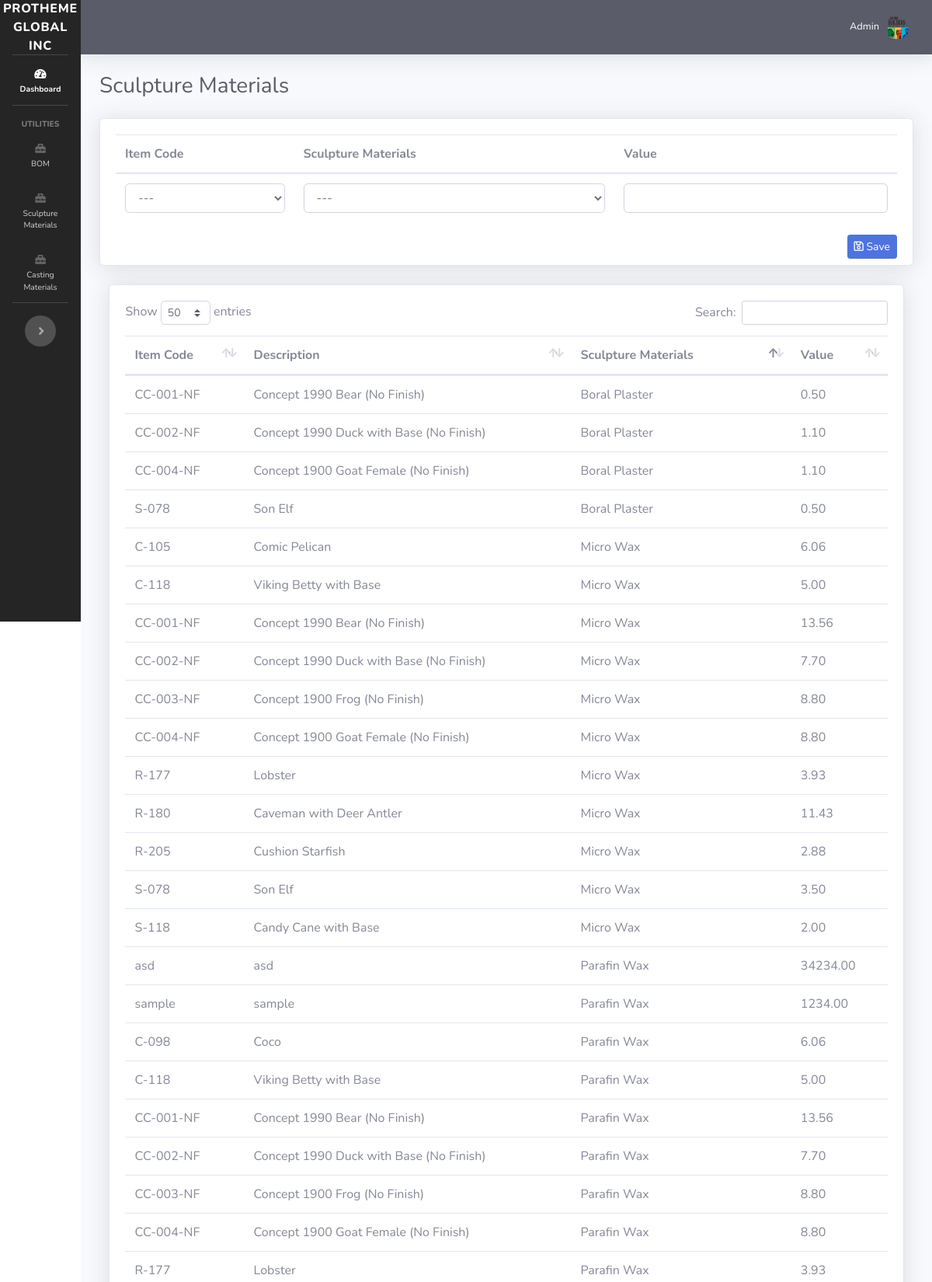
The app's page /sculpture-materials.php (upper part) with its own data.
### tables this page shows
CREATE TABLE `item_sculpture_material` (
  `id` int(11) NOT NULL,
  `item_id` int(11) NOT NULL,
  `sculpture_id` int(11) NOT NULL,
  `item_value` decimal(12,2) NOT NULL
);

CREATE TABLE `item` (
  `id` int(11) NOT NULL,
  `item_code` varchar(128) NOT NULL,
  `item_description` varchar(128) NOT NULL,
  `material` varchar(128) NOT NULL,
  `finish` varchar(128) NOT NULL
);

CREATE TABLE `sculpture_materials` (
  `id` int(11) NOT NULL,
  `description` varchar(128) NOT NULL
);

### sculpture-materials.php (the view, shortened to what this page needs)
<?php
require_once 'dbh.php';
include("sidebar.php");
$getItemSculptureMaterials = $mysqli->query('SELECT i.item_code, i.item_description, ism.item_value, sm.description
FROM item_sculpture_material ism
JOIN item i
ON i.id = ism.item_id
JOIN sculpture_materials sm
ON sm.id = ism.sculpture_id') or die ($mysqli->error);
?>
<div id="content-wrapper" class="d-flex flex-column">
    <div id="content">
        <?php
        include("topbar.php");
        ?>
        <div class="container-fluid">
            <div class="d-sm-flex align-items-center justify-content-between mb-4">
                <h1 class="h3 mb-0 text-gray-800">Sculpture Materials</h1>
            </div>
            <div class="row">
                <div class="col-lg-12 mb-4">
                    <div class="card shadow mb-4">
                        <form action="process_item.php" method="POST" class="mb-1">
                            <div class="card-body">
                                <table class="table">
                                    <thead>
                                    <tr>
                                        <th>Item Code</th>
                                        <th>Sculpture Materials</th>
                                        <th>Value</th>
                                    </tr>
                                    </thead>
                                    <tbody>
                                    <tr>
                                        <td>
                                            <select class="form-control" name="item_code" required>
                                                <option value="">---</option>
                                            </select>
                                        </td>
                                        <td>
                                            <select class="form-control" name="sculpture_material" required>
                                                <option value="">---</option>
                                            </select>
                                        </td>
                                        <td>
                                            <input type="number" name="item_value" class="form-control" step="0.00001"  required>
                                        </td>
                                    </tr>
                                    </tbody>
                                </table>
                                <button type="submit" class="btn btn-primary btn-sm mb-1 float-right" name="save_sculpture_materials"><i class="far fa-save"></i> Save</button>
                        </form>
                    </div>
                </div>
                <div class="col-lg-12 mb-4">
                    <div class="card shadow mb-12" style="padding: 2%;">
                        <table class="table" id="itemSculptureMaterials">
                            <thead>
                            <tr>
                                <th>Item Code</th>
                                <th>Description</th>
                                <th>Sculpture Materials</th>
                                <th>Value</th>
                            </tr>
                            </thead>
                            <tbody>
                            <?php while($newItemSculptureMaterials=$getItemSculptureMaterials->fetch_assoc()){ ?>
                                <tr>
                                    <td><?php echo $newItemSculptureMaterials['item_code']; ?></td>
                                    <td><?php echo $newItemSculptureMaterials['item_description']; ?></td>
                                    <td><?php echo $newItemSculptureMaterials['description']; ?></td>
                                    <td><?php echo $newItemSculptureMaterials['item_value']; ?></td>
                                </tr>
                            <?php }?>
                            </tbody>
                        </table>
                    </div>
                </div>
            </div>
        </div>
    </div>
</div>
<?php include("footer.php"); ?>

### sidebar.php (style rules this page uses)
::placeholder { opacity: 0.7 !important; }
body, input, textarea { scroll-behavior: smooth !important; }

### records on screen
item_sculpture_material: item.item_code "asd", item.item_description "asd", sculpture.description "Parafin Wax", item_value "34234.00"
item_sculpture_material: item.item_code "sample", item.item_description "sample", sculpture.description "Parafin Wax", item_value "1234.00"
item_sculpture_material: item.item_code "C-105", item.item_description "Comic Pelican", sculpture.description "Micro Wax", item_value "6.06"
item_sculpture_material: item.item_code "C-098", item.item_description "Coco", sculpture.description "Parafin Wax", item_value "6.06"
item_sculpture_material: item.item_code "C-118", item.item_description "Viking Betty with Base", sculpture.description "Micro Wax", item_value "5.00"
item_sculpture_material: item.item_code "C-118", item.item_description "Viking Betty with Base", sculpture.description "Parafin Wax", item_value "5.00"
item_sculpture_material: item.item_code "CC-001-NF", item.item_description "Concept 1990 Bear (No Finish)", sculpture.description "Micro Wax", item_value "13.56"
item_sculpture_material: item.item_code "CC-001-NF", item.item_description "Concept 1990 Bear (No Finish)", sculpture.description "Parafin Wax", item_value "13.56"
item_sculpture_material: item.item_code "CC-001-NF", item.item_description "Concept 1990 Bear (No Finish)", sculpture.description "Boral Plaster", item_value "0.50"
item_sculpture_material: item.item_code "CC-002-NF", item.item_description "Concept 1990 Duck with Base (No Finish)", sculpture.description "Micro Wax", item_value "7.70"
item_sculpture_material: item.item_code "CC-002-NF", item.item_description "Concept 1990 Duck with Base (No Finish)", sculpture.description "Parafin Wax", item_value "7.70"
item_sculpture_material: item.item_code "CC-002-NF", item.item_description "Concept 1990 Duck with Base (No Finish)", sculpture.description "Boral Plaster", item_value "1.10"
item_sculpture_material: item.item_code "CC-003-NF", item.item_description "Concept 1900 Frog (No Finish)", sculpture.description "Micro Wax", item_value "8.80"
item_sculpture_material: item.item_code "CC-003-NF", item.item_description "Concept 1900 Frog (No Finish)", sculpture.description "Parafin Wax", item_value "8.80"
item_sculpture_material: item.item_code "CC-004-NF", item.item_description "Concept 1900 Goat Female (No Finish)", sculpture.description "Micro Wax", item_value "8.80"
item_sculpture_material: item.item_code "CC-004-NF", item.item_description "Concept 1900 Goat Female (No Finish)", sculpture.description "Parafin Wax", item_value "8.80"
item_sculpture_material: item.item_code "CC-004-NF", item.item_description "Concept 1900 Goat Female (No Finish)", sculpture.description "Boral Plaster", item_value "1.10"
item_sculpture_material: item.item_code "R-177", item.item_description "Lobster", sculpture.description "Micro Wax", item_value "3.93"
item_sculpture_material: item.item_code "R-177", item.item_description "Lobster", sculpture.description "Parafin Wax", item_value "3.93"
item_sculpture_material: item.item_code "R-180", item.item_description "Caveman with Deer Antler", sculpture.description "Micro Wax", item_value "11.43"
item_sculpture_material: item.item_code "R-205", item.item_description "Cushion Starfish", sculpture.description "Micro Wax", item_value "2.88"
item_sculpture_material: item.item_code "S-078", item.item_description "Son Elf", sculpture.description "Micro Wax", item_value "3.50"
item_sculpture_material: item.item_code "S-078", item.item_description "Son Elf", sculpture.description "Boral Plaster", item_value "0.50"
item_sculpture_material: item.item_code "S-118", item.item_description "Candy Cane with Base", sculpture.description "Micro Wax", item_value "2.00"
